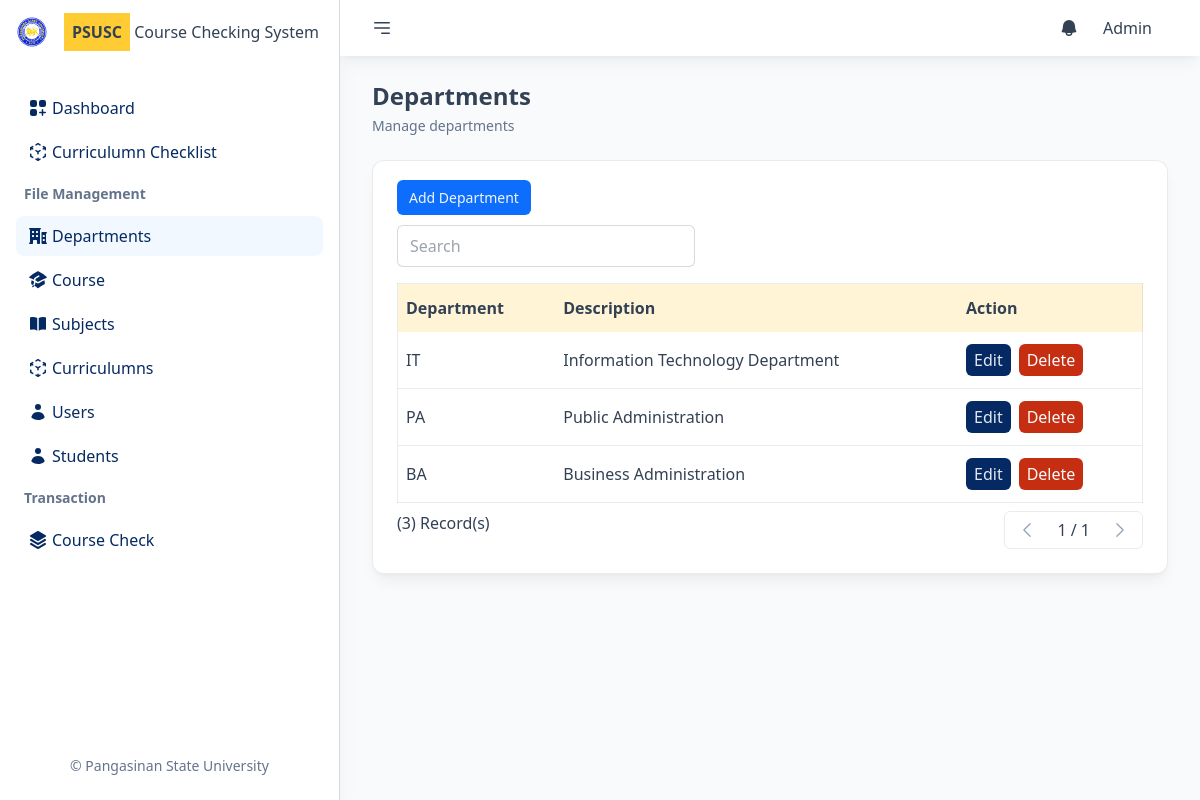
The page /departments (signed in) on the database its author committed.
### tables this page shows
CREATE TABLE `users` (
  `id` int(11) NOT NULL,
  `empno` varchar(50) NOT NULL,
  `fname` varchar(150) NOT NULL,
  `lname` varchar(150) NOT NULL,
  `mname` varchar(150) NOT NULL,
  `email` varchar(150) NOT NULL,
  `password` varchar(150) NOT NULL,
  `courseId` int(11) NOT NULL,
  `userType` varchar(50) NOT NULL
);

CREATE TABLE `departments` (
  `id` int(11) NOT NULL,
  `department` varchar(200) NOT NULL,
  `description` varchar(300) NOT NULL
);

### Controllers/Departments.php (called while the page is built, shortened)
<?php
class Departments extends Controller
{
    public static function index()
    {
        $view = new View(PAGES_PATH . "/departments");
        $data = array(
            "departments" => Department::getAll(),
            "userdata" => self::usersData($_SESSION['user_id'])
        );
        $view->render("departmentsview", $data);
    }
}

### index.php (called while the page is built, shortened)
<?php
Route::contentToRender();

### Models/User.php (called while the page is built, shortened)
<?php
class User extends Model
{
    protected $fname;
    public function __construct($id, $empno, $fname, $lname, $mname, $email, $password, $courseId, $userType)
    {
        $this->fname = $fname;
    }
    public function getFname()
    {
        return $this->fname;
    }
    public static function getById($value)
    {
        $m = Model::getInstance();
        $data = NULL;
        $r = $m->getOne('users', 'id', $value);
        if ($r) {
            $data = new User(...$r);
        }
        return $data;
    }
}

### Models/Model.php (called while the page is built, shortened)
<?php
class Model
{
    private static $instance;
    private $conn;
    public static function getInstance()
    {
        if (!self::$instance) {
            self::$instance = new Model();
        }
        return self::$instance;
    }
    private function connect()
    {
        if (!$this->conn) {
            try {
                $this->conn = new \PDO("mysql:host=" . SERVER . ";dbname=" . DB_NAME . "", USERNAME, PASSWORD);
                $this->conn->setAttribute(\PDO::ATTR_ERRMODE, \PDO::ERRMODE_EXCEPTION);
            } catch (\PDOException $e) {
                throw new \PDOException("Database connection error: " . $e->getMessage());
            }
        }
    }
    protected function executeQuery($query, $params = array())
    {
        try {
            $stmt  = $this->conn->prepare($query);
            $stmt->execute($params);
            $lastInsertId = $this->conn->lastInsertId();
            $result = new \stdClass();
            $result->stmt = $stmt;
            $result->lastInsertId = $lastInsertId;
            return $result;
        } catch (\PDOException $e) {
            return $e->getMessage();
        }
    }
    public function getOne($table, $field, $id)
    {
        try {
            $stmt = $this->executeQuery("SELECT * FROM $table WHERE $field=:id", array(':id' => $id));
            return $stmt->stmt->fetch(\PDO::FETCH_ASSOC);
        } catch (\PDOException $e) {
            return $e->getMessage();
        }
    }
    public function all($table)
    {
        $stmt = $this->executeQuery("SELECT * FROM $table");
        return $stmt->stmt->fetchAll(\PDO::FETCH_ASSOC);
    }
}

### Controllers/Controller.php (called while the page is built, shortened)
<?php
class Controller
{
    public static function usersData($id)
    {
        if ($_SESSION['user_type'] != "Student") {
            return User::getById($id);
        } else {
            return Student::getById($id);
        }
    }
}

### Models/Department.php (called while the page is built, shortened)
<?php
class Department extends Model
{
    protected $id;
    protected $department;
    protected $description;
    public function __construct($id,$department,$description)
    {
           $this->id=$id;
    $this->department=$department;
    $this->description=$description;
    }
    public function getId()
    {
        return $this->id;
    }
    public function getDepartment()
    {
        return $this->department;
    }
    public function getDescription()
    {
        return $this->description;
    }
    public static function getAll(){
        $m = Model::getInstance();
        $list = [];
        $r = $m->all('departments');
        if($r){
            foreach($r as $v){
                $data = new Department(...$v);
                $list[] = $data;
            }
        }
        return $list;
    }
}

### public/pages/departments/departmentsview.php (the view, shortened to what this page needs)
<?php
require_once(TEMPLATE_PATH . "/header.php");
require_once(TEMPLATE_PATH . "/nav.php");
?>
<div class="px-8">
    <div class="bg-white p-6 rounded-xl shadow-lg shadow-black/5 border border-slate-700/10">
        <div class="mb-4">
            <a href="#" data-remote="/departments/create" data-size="w-full md:w-2/5 lg:w-1/5" class="pop px-3 py-2 text-sm bg-brand hover:bg-brand-dark rounded-md text-slate-100 transition-all">Add Department</a>
        </div>
        <div class="flex flex-row items-center justify-between mb-4">
            <div class="w-full md:w-2/5">
                <input type="search" class="px-3 py-2 w-full rounded-md border border-slate-700/20 focus:outline-none  focus:ring ring-brand-light ring-offset-2" name="searchInput" id="searchInput" placeholder="Search">
            </div>
        </div>
        <div class="">
            <table class="w-full border border-slate-700/10 mb-2" id="dataTable">
                <thead>
                    <tr class="bg-accent/20 text-left ">
                        <th class="px-2 py-3">Department</th>
                        <th class="px-2 py-3">Description</th>
                        <th class=" px-2 py-3">Action</th>
                    </tr>
                </thead>
                <tbody class="divide-y divide-slate-700/10 " id="tableBody">
                    <?php
                    foreach ($departments as $dept) :
                    ?>
                        <tr class="transition-all">
                            <td class="px-2 py-3"><?= $dept->getDepartment() ?></td>
                            <td class="px-2 py-3"><?= $dept->getDescription() ?></td>
                            <td class="px-2 py-3 flex flex-row item-center gap-2">
                                <a href="#" data-remote="/departments/edit/<?= $dept->getId() ?>" data-size="w-full md:w-2/5 lg:w-1/5" class="pop bg-brand-dark hover:bg-brand-light transition-all text-slate-200 px-2 py-1 rounded-md">Edit</a>
                                <a href="#" data-remote="/departments/confirm/<?= $dept->getId() ?>" data-size="w-full md:w-2/5 lg:w-1/5" class="pop bg-danger-light hover:bg-danger transition-all text-slate-50 px-2 py-1 rounded-md">Delete</a>
                            </td>
                        </tr>
                    <?php
                    endforeach;
                    ?>
                </tbody>
            </table>
            <div class="flex flex-row justify-between">
                <div class="">
                    <p>(<?= sizeof($departments) ?>) Record(s)</p>
                </div>
                <div class="flex flex-row gap-2 items-center rounded-md border border-slate-700/10 overflow-hidden">
                    <button onclick="prevPage()" class="px-3 py-2 disabled:text-slate-400 disabled:hover:bg-transparent hover:bg-blue-700 hover:text-white transition-all " id="prevBtn" disabled>
                        <svg xmlns="http://www.w3.org/2000/svg" fill="none" viewBox="0 0 24 24" stroke-width="1.5" stroke="currentColor" class="w-5 h-5">
                            <path stroke-linecap="round" stroke-linejoin="round" d="M15.75 19.5L8.25 12l7.5-7.5" />
                        </svg>
                    </button>
                    <span id="currentPage"></span>
                    <button onclick="nextPage()" id="nextBtn" class="px-3 py-2 disabled:text-slate-400 disabled:hover:bg-transparent hover:bg-blue-700 hover:text-white transition-all" disabled>
                        <svg xmlns="http://www.w3.org/2000/svg" fill="none" viewBox="0 0 24 24" stroke-width="1.5" stroke="currentColor" class="w-5 h-5">
                            <path stroke-linecap="round" stroke-linejoin="round" d="M8.25 4.5l7.5 7.5-7.5 7.5" />
                        </svg>
                    </button>
                </div>
            </div>
        </div>
    </div>
</div>
<?php
require_once(TEMPLATE_PATH . "/footer.php");
?>

### public/template/nav.php (shortened to what this page needs)
<aside class="flex flex-col shrink-0 justify-between w-[340px]  bg-white border-r border-slate-700/20 shadow-xl shadow-black/5">
    <div class="px-4">
        <div class="py-4 flex flex-row gap-4 items-center mb-6">
            <div class="w-8">
                <img src="/public/img/psulogo.png" class="w-full" alt="">
            </div>
            <div>
                <div class="">
                    <span class="p-2 text-base font-black text-slate-700 bg-accent">PSUSC</span> Course Checking System
                </div>
            </div>
        </div>
        <div class="flex flex-col gap-1 text-brand-dark">
            <a href="/" class="flex flex-row items-center gap-1 px-3 py-2 hover:bg-brand/10 rounded-lg <?= $GLOBALS['currentpage'] == "" ? "bg-brand/5" : "" ?>">
                <span class="">Dashboard</span>
            </a>
            <?php
            if ($_SESSION['user_type'] != "Student") {
            ?>
                <a href="/studentgrades" class="flex flex-row items-center gap-1 px-3 py-2 hover:bg-brand/10 rounded-lg <?= $GLOBALS['currentpage'] == "mycurriculums" ? "bg-brand/5" : "" ?>">
                    <span class="">Curriculumn Checklist</span>
                </a>
            <?php
            }
            ?>
            <?php
            if ($_SESSION['user_type'] != "Student") :
            ?>
                <p class="text-sm my-2 text-slate-500 font-semibold px-2">File Management</p>
                <?php
                if ($_SESSION['user_type'] == "Admin") {
                ?>
                    <a href="/departments" class="flex flex-row items-center gap-1 px-3 py-2  hover:bg-brand/10 rounded-lg <?= $GLOBALS['currentpage'] == "departments" ? "bg-brand/5" : "" ?>">
                        <span class="">Departments</span>
                    </a>
                    <a href="/courses" class="flex flex-row items-center gap-1 px-3 py-2 hover:bg-brand/10 rounded-lg <?= $GLOBALS['currentpage'] == "courses" ? "bg-brand/5" : "" ?>">
                        <span class="">Course</span>
                    </a>
                    <a href="/subjects" class="flex flex-row items-center gap-1 px-3 py-2 hover:bg-brand/10 rounded-lg <?= $GLOBALS['currentpage'] == "subjects" ? "bg-brand/5" : "" ?>">
                        <span class="">Subjects</span>
                    </a>
                    <a href="/curriculums" class="flex flex-row items-center gap-1 px-3 py-2 hover:bg-brand/10 rounded-lg <?= $GLOBALS['currentpage'] == "curriculums" ? "bg-brand/5" : "" ?>">
                        <span class="">Curriculumns</span>
                    </a>
                    <a href="/users" class="flex flex-row items-center gap-1 px-3 py-2 hover:bg-brand/10 rounded-lg <?= $GLOBALS['currentpage'] == "users" ? "bg-brand/5" : "" ?>">
                        <svg xmlns="http://www.w3.org/2000/svg" viewBox="0 0 20 20" fill="currentColor" class="w-5 h-5">
                            <path d="M10 8a3 3 0 100-6 3 3 0 000 6zM3.465 14.493a1.23 1.23 0 00.41 1.412A9.957 9.957 0 0010 18c2.31 0 4.438-.784 6.131-2.1.43-.333.604-.903.408-1.41a7.002 7.002 0 00-13.074.003z" />
                        </svg>
                        <span class="">Users</span>
                    </a>
                <?php
                }
                ?>
                <a href="/students" class="flex flex-row items-center gap-1 px-3 py-2 hover:bg-brand/10 rounded-lg <?= $GLOBALS['currentpage'] == "students" ? "bg-brand/5" : "" ?>">
                    <svg xmlns="http://www.w3.org/2000/svg" viewBox="0 0 20 20" fill="currentColor" class="w-5 h-5">
                        <path d="M10 8a3 3 0 100-6 3 3 0 000 6zM3.465 14.493a1.23 1.23 0 00.41 1.412A9.957 9.957 0 0010 18c2.31 0 4.438-.784 6.131-2.1.43-.333.604-.903.408-1.41a7.002 7.002 0 00-13.074.003z" />
                    </svg>
                    <span class="">Students</span>
                </a>
                <p class="text-sm my-2 text-slate-500 font-semibold px-2">Transaction</p>
                <a href="/coursecheck" class="flex flex-row items-center gap-1 px-3 py-2 hover:bg-brand/10 rounded-lg <?= $GLOBALS['currentpage'] == "coursecheck" ? "bg-brand/5" : "" ?>">
                    <span class="">Course Check</span>
                </a>
            <?php
            endif;
            ?>
        </div>
    </div>
    <div class="px-4 py-2 flex flex-row gap-2 justify-center items-center mb-4">
        <p class="text-sm text-slate-500">&copy; Pangasinan State University</p>
    </div>
</aside>
<div class="relative h-screen overflow-y-auto flex-auto flex gap-6 flex-col">
    <div class="sticky top-0 px-8 py-2 flex flex-row justify-between items-center bg-white shadow-lg shadow-black/5">
        <div class="flex flex-row items-center gap-4">
            <a href="#">
            </a>
        </div>
        <div class="flex flex-row gap-4 p-2 items-center">
            <a href="px-2">
            </a>
            <div class="relative group">
                <a href="#" class="p-2">
                    <?= $userdata->getFname() ?>
                </a>
            </div>
        </div>
    </div>
    <div class="px-8">
        <h2 class="text-2xl font-semibold mb-1"><?= ucfirst($GLOBALS['currentpage']) ?></h2>
        <div class="text-sm text-slate-500">Manage <?= $GLOBALS['currentpage'] ?></div>
    </div>

### rows shown on the page
users: fname "Admin"
departments: department "IT", description "Information Technology Department"
departments: department "PA", description "Public Administration"
departments: department "BA", description "Business Administration"

### other values the page prints
$GLOBALS['currentpage'] "Departments"
$GLOBALS['currentpage'] "departments"
sizeof($departments) "3"
